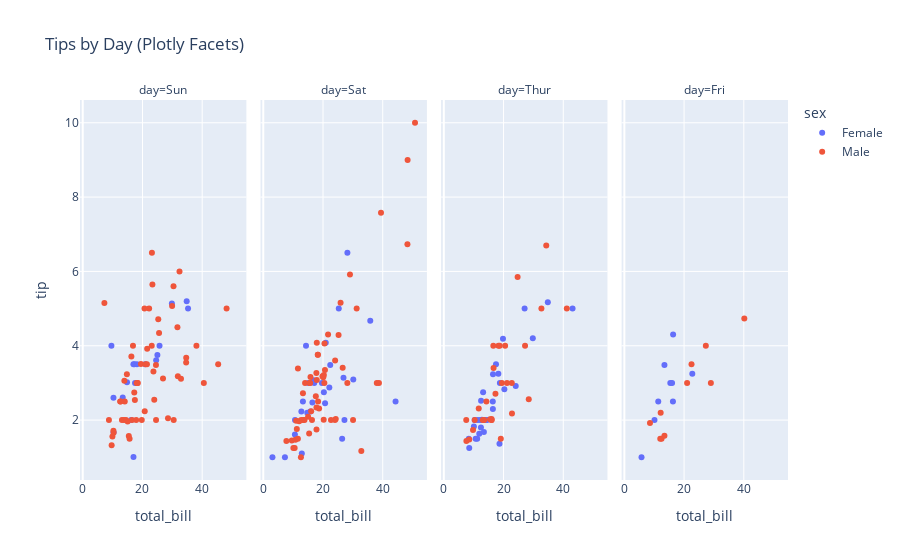

This figure's notebook cell:
### Markdown cell above
## 4️⃣ Combined Dashboard with Plotly (Facets)

### Code cell
fig = px.scatter(df, x="total_bill", y="tip", 
                 color="sex", facet_col="day",
                 title="Tips by Day (Plotly Facets)")
fig.show()

### Figure 1 — Plotly figure (JSON) as saved in the notebook; plotly's stock layout.template omitted (floating-point values rounded to 4 significant figures)
{"data": [{"hovertemplate": "sex=Female<br>day=Sun<br>total_bill=%{x}<br>tip=%{y}<extra></extra>", "legendgroup": "Female", "marker": {"color": "#636efa", "symbol": "circle"}, "mode": "markers", "name": "Female", "orientation": "v", "showlegend": true, "type": "scatter", "x": [16.99, 24.59, 35.26, 14.83, 10.33, 16.97, 10.29, 34.81, 25.71, 17.31, 29.85, 25.0, 13.39, 16.21, 17.51, 9.6, 20.9, 18.15], "xaxis": "x", "y": [1.01, 3.61, 5.0, 3.02, 1.67, 3.5, 2.6, 5.2, 4.0, 3.5, 5.14, 3.75, 2.61, 2.0, 3.0, 4.0, 3.5, 3.5], "yaxis": "y"}, {"hovertemplate": "sex=Female<br>day=Sat<br>total_bill=%{x}<br>tip=%{y}<extra></extra>", "legendgroup": "Female", "marker": {"color": "#636efa", "symbol": "circle"}, "mode": "markers", "name": "Female", "orientation": "v", "showlegend": false, "type": "scatter", "x": [20.29, 15.77, 19.65, 15.06, 20.69, 16.93, 26.41, 16.45, 3.07, 17.07, 26.86, 25.28, 14.73, 44.3, 22.42, 20.92, 14.31, 7.25, 10.59, 10.63, 12.76, 13.27, 28.17, 12.9, 30.14, 22.12, 35.83, 27.18], "xaxis": "x2", "y": [2.75, 2.23, 3.0, 3.0, 2.45, 3.07, 1.5, 2.47, 1.0, 3.0, 3.14, 5.0, 2.2, 2.5, 3.48, 4.08, 4.0, 1.0, 1.61, 2.0, 2.23, 2.5, 6.5, 1.1, 3.09, 2.88, 4.67, 2.0], "yaxis": "y2"}, {"hovertemplate": "sex=Female<br>day=Thur<br>total_bill=%{x}<br>tip=%{y}<extra></extra>", "legendgroup": "Female", "marker": {"color": "#636efa", "symbol": "circle"}, "mode": "markers", "name": "Female", "orientation": "v", "showlegend": false, "type": "scatter", "x": [10.07, 34.83, 10.65, 12.43, 24.08, 13.42, 12.48, 29.8, 14.52, 11.38, 20.27, 11.17, 12.26, 18.26, 8.51, 10.33, 14.15, 13.16, 17.47, 27.05, 16.43, 8.35, 18.64, 11.87, 19.81, 43.11, 13.0, 12.74, 13.0, 16.4, 16.47, 18.78], "xaxis": "x3", "y": [1.83, 5.17, 1.5, 1.8, 2.92, 1.68, 2.52, 4.2, 2.0, 2.0, 2.83, 1.5, 2.0, 3.25, 1.25, 2.0, 2.0, 2.75, 3.5, 5.0, 2.3, 1.5, 1.36, 1.63, 4.19, 5.0, 2.0, 2.01, 2.0, 2.5, 3.23, 3.0], "yaxis": "y3"}, {"hovertemplate": "sex=Female<br>day=Fri<br>total_bill=%{x}<br>tip=%{y}<extra></extra>", "legendgroup": "Female", "marker": {"color": "#636efa", "symbol": "circle"}, "mode": "markers", "name": "Female", "orientation": "v", "showlegend": false, "type": "scatter", "x": [5.75, 16.32, 22.75, 11.35, 15.38, 13.42, 15.98, 16.27, 10.09], "xaxis": "x4", "y": [1.0, 4.3, 3.25, 2.5, 3.0, 3.48, 3.0, 2.5, 2.0], "yaxis": "y4"}, {"hovertemplate": "sex=Male<br>day=Sun<br>total_bill=%{x}<br>tip=%{y}<extra></extra>", "legendgroup": "Male", "marker": {"color": "#EF553B", "symbol": "circle"}, "mode": "markers", "name": "Male", "orientation": "v", "showlegend": true, "type": "scatter", "x": [10.34, 21.01, 23.68, 25.29, 8.77, 26.88, 15.04, 14.78, 10.27, 15.42, 18.43, 21.58, 16.29, 17.46, 13.94, 9.68, 30.4, 18.29, 22.23, 32.4, 28.55, 18.04, 12.54, 9.94, 25.56, 19.49, 38.07, 23.95, 29.93, 14.07, 13.13, 17.26, 24.55, 19.77, 48.17, 16.49, 21.5, 12.66, 13.81, 24.52, 20.76, 31.71, 7.25, 31.85, 16.82, 32.9, 17.89, 14.48, 34.63, 34.65, 23.33, 45.35, 23.17, 40.55, 20.69, 30.46, 23.1, 15.69], "xaxis": "x", "y": [1.66, 3.5, 3.31, 4.71, 2.0, 3.12, 1.96, 3.23, 1.71, 1.57, 3.0, 3.92, 3.71, 2.54, 3.06, 1.32, 5.6, 3.0, 5.0, 6.0, 2.05, 3.0, 2.5, 1.56, 4.34, 3.51, 4.0, 2.55, 5.07, 2.5, 2.0, 2.74, 2.0, 2.0, 5.0, 2.0, 3.5, 2.5, 2.0, 3.48, 2.24, 4.5, 5.15, 3.18, 4.0, 3.11, 2.0, 2.0, 3.55, 3.68, 5.65, 3.5, 6.5, 3.0, 5.0, 2.0, 4.0, 1.5], "yaxis": "y"}, {"hovertemplate": "sex=Male<br>day=Sat<br>total_bill=%{x}<br>tip=%{y}<extra></extra>", "legendgroup": "Male", "marker": {"color": "#EF553B", "symbol": "circle"}, "mode": "markers", "name": "Male", "orientation": "v", "showlegend": false, "type": "scatter", "x": [20.65, 17.92, 39.42, 19.82, 17.81, 13.37, 12.69, 21.7, 9.55, 18.35, 17.78, 24.06, 16.31, 18.69, 31.27, 16.04, 38.01, 11.24, 48.27, 20.29, 13.81, 11.02, 18.29, 17.59, 20.08, 20.23, 15.01, 12.02, 10.51, 17.92, 15.36, 20.49, 25.21, 18.24, 14.0, 50.81, 15.81, 26.59, 38.73, 24.27, 30.06, 25.89, 48.33, 28.15, 11.59, 7.74, 20.45, 13.28, 24.01, 15.69, 11.61, 10.77, 15.53, 10.07, 12.6, 32.83, 29.03, 22.67, 17.82], "xaxis": "x2", "y": [3.35, 4.08, 7.58, 3.18, 2.34, 2.0, 2.0, 4.3, 1.45, 2.5, 3.27, 3.6, 2.0, 2.31, 5.0, 2.24, 3.0, 1.76, 6.73, 3.21, 2.0, 1.98, 3.76, 2.64, 3.15, 2.01, 2.09, 1.97, 1.25, 3.08, 1.64, 4.06, 4.29, 3.76, 3.0, 10.0, 3.16, 3.41, 3.0, 2.03, 2.0, 5.16, 9.0, 3.0, 1.5, 1.44, 3.0, 2.72, 2.0, 3.0, 3.39, 1.47, 3.0, 1.25, 1.0, 1.17, 5.92, 2.0, 1.75], "yaxis": "y2"}, {"hovertemplate": "sex=Male<br>day=Thur<br>total_bill=%{x}<br>tip=%{y}<extra></extra>", "legendgroup": "Male", "marker": {"color": "#EF553B", "symbol": "circle"}, "mode": "markers", "name": "Male", "orientation": "v", "showlegend": false, "type": "scatter", "x": [27.2, 22.76, 17.29, 19.44, 16.66, 32.68, 15.98, 13.03, 18.28, 24.71, 21.16, 11.69, 14.26, 15.95, 8.52, 22.82, 19.08, 16.0, 34.3, 41.19, 9.78, 7.51, 28.44, 15.48, 16.58, 7.56, 10.34, 13.51, 18.71, 20.53], "xaxis": "x3", "y": [4.0, 3.0, 2.71, 3.0, 3.4, 5.0, 2.03, 2.0, 4.0, 5.85, 3.0, 2.31, 2.5, 2.0, 1.48, 2.18, 1.5, 2.0, 6.7, 5.0, 1.73, 2.0, 2.56, 2.02, 4.0, 1.44, 2.0, 2.0, 4.0, 4.0], "yaxis": "y3"}, {"hovertemplate": "sex=Male<br>day=Fri<br>total_bill=%{x}<br>tip=%{y}<extra></extra>", "legendgroup": "Male", "marker": {"color": "#EF553B", "symbol": "circle"}, "mode": "markers", "name": "Male", "orientation": "v", "showlegend": false, "type": "scatter", "x": [28.97, 22.49, 40.17, 27.28, 12.03, 21.01, 12.46, 12.16, 8.58, 13.42], "xaxis": "x4", "y": [3.0, 3.5, 4.73, 4.0, 1.5, 3.0, 1.5, 2.2, 1.92, 1.58], "yaxis": "y4"}], "layout": {"annotations": [{"font": {}, "showarrow": false, "text": "day=Sun", "x": 0.1175, "xanchor": "center", "xref": "paper", "y": 1, "yanchor": "bottom", "yref": "paper"}, {"font": {}, "showarrow": false, "text": "day=Sat", "x": 0.3725, "xanchor": "center", "xref": "paper", "y": 1, "yanchor": "bottom", "yref": "paper"}, {"font": {}, "showarrow": false, "text": "day=Thur", "x": 0.6275, "xanchor": "center", "xref": "paper", "y": 1, "yanchor": "bottom", "yref": "paper"}, {"font": {}, "showarrow": false, "text": "day=Fri", "x": 0.8825, "xanchor": "center", "xref": "paper", "y": 1, "yanchor": "bottom", "yref": "paper"}], "legend": {"title": {"text": "sex"}, "tracegroupgap": 0}, "title": {"text": "Tips by Day (Plotly Facets)"}, "xaxis": {"anchor": "y", "domain": [0, 0.235], "title": {"text": "total_bill"}}, "xaxis2": {"anchor": "y2", "domain": [0.255, 0.49], "matches": "x", "title": {"text": "total_bill"}}, "xaxis3": {"anchor": "y3", "domain": [0.51, 0.745], "matches": "x", "title": {"text": "total_bill"}}, "xaxis4": {"anchor": "y4", "domain": [0.765, 1.0], "matches": "x", "title": {"text": "total_bill"}}, "yaxis": {"anchor": "x", "domain": [0, 1], "title": {"text": "tip"}}, "yaxis2": {"anchor": "x2", "domain": [0, 1], "matches": "y", "showticklabels": false}, "yaxis3": {"anchor": "x3", "domain": [0, 1], "matches": "y", "showticklabels": false}, "yaxis4": {"anchor": "x4", "domain": [0, 1], "matches": "y", "showticklabels": false}}}
